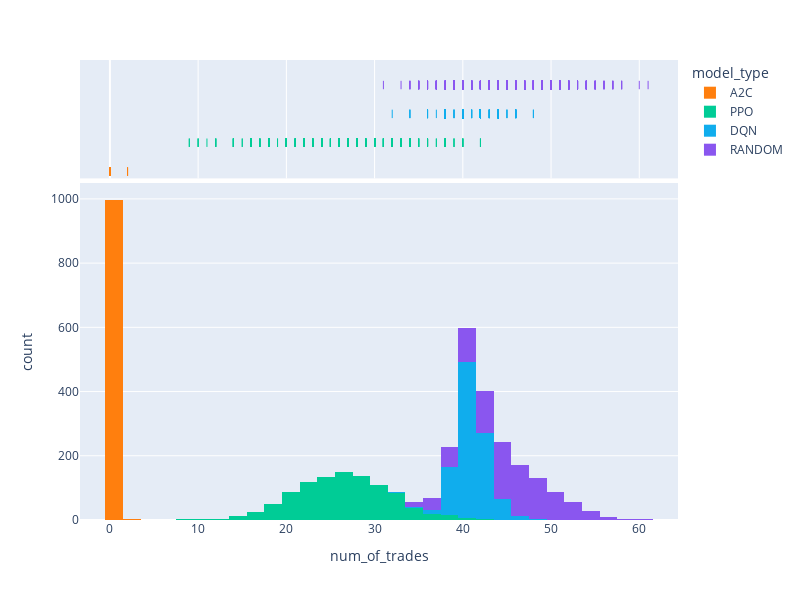

The cell this chart's notebook holds for it:
### Code cell
fig = px.histogram(df_simulation_results, x="num_of_trades", color="model_type", color_discrete_sequence=[ "#FF7F0E", "#00CC96", "#10aded", "#8A56EF"],  width=800, height=600, marginal="rug", # can be `box`, `violin`
                         hover_data=['total_reward_cash','fmt_total_profit_percentage', 'num_of_trades', 'sim_id'])
fig.show()

### Figure 1 — Plotly figure (JSON) as saved in the notebook; plotly's stock layout.template omitted (floating-point values rounded to 4 significant figures; data arrays with more than 128 entries replaced by an {"elided": "..."} marker saying what was removed)
{"data": [{"alignmentgroup": "True", "bingroup": "x", "hovertemplate": "model_type=A2C<br>num_of_trades=%{x}<br>count=%{y}<extra></extra>", "legendgroup": "A2C", "marker": {"color": "#FF7F0E", "pattern": {"shape": ""}}, "name": "A2C", "offsetgroup": "A2C", "orientation": "v", "showlegend": true, "type": "histogram", "x": {"elided": "1000 int values"}, "xaxis": "x", "yaxis": "y"}, {"alignmentgroup": "True", "boxpoints": "all", "customdata": {"elided": "1000x3 float values"}, "fillcolor": "rgba(255,255,255,0)", "hoveron": "points", "hovertemplate": "model_type=A2C<br>num_of_trades=%{x}<br>total_reward_cash=%{customdata[0]}<br>fmt_total_profit_percentage=%{customdata[1]}<br>sim_id=%{customdata[2]}<extra></extra>", "jitter": 0, "legendgroup": "A2C", "line": {"color": "rgba(255,255,255,0)"}, "marker": {"color": "#FF7F0E", "symbol": "line-ns-open"}, "name": "A2C", "offsetgroup": "A2C", "showlegend": false, "type": "box", "x": {"elided": "1000 int values"}, "xaxis": "x2", "yaxis": "y2"}, {"alignmentgroup": "True", "bingroup": "x", "hovertemplate": "model_type=PPO<br>num_of_trades=%{x}<br>count=%{y}<extra></extra>", "legendgroup": "PPO", "marker": {"color": "#00CC96", "pattern": {"shape": ""}}, "name": "PPO", "offsetgroup": "PPO", "orientation": "v", "showlegend": true, "type": "histogram", "x": {"elided": "1000 int values"}, "xaxis": "x", "yaxis": "y"}, {"alignmentgroup": "True", "boxpoints": "all", "customdata": {"elided": "1000x3 float values"}, "fillcolor": "rgba(255,255,255,0)", "hoveron": "points", "hovertemplate": "model_type=PPO<br>num_of_trades=%{x}<br>total_reward_cash=%{customdata[0]}<br>fmt_total_profit_percentage=%{customdata[1]}<br>sim_id=%{customdata[2]}<extra></extra>", "jitter": 0, "legendgroup": "PPO", "line": {"color": "rgba(255,255,255,0)"}, "marker": {"color": "#00CC96", "symbol": "line-ns-open"}, "name": "PPO", "offsetgroup": "PPO", "showlegend": false, "type": "box", "x": {"elided": "1000 int values"}, "xaxis": "x2", "yaxis": "y2"}, {"alignmentgroup": "True", "bingroup": "x", "hovertemplate": "model_type=DQN<br>num_of_trades=%{x}<br>count=%{y}<extra></extra>", "legendgroup": "DQN", "marker": {"color": "#10aded", "pattern": {"shape": ""}}, "name": "DQN", "offsetgroup": "DQN", "orientation": "v", "showlegend": true, "type": "histogram", "x": {"elided": "1000 int values"}, "xaxis": "x", "yaxis": "y"}, {"alignmentgroup": "True", "boxpoints": "all", "customdata": {"elided": "1000x3 float values"}, "fillcolor": "rgba(255,255,255,0)", "hoveron": "points", "hovertemplate": "model_type=DQN<br>num_of_trades=%{x}<br>total_reward_cash=%{customdata[0]}<br>fmt_total_profit_percentage=%{customdata[1]}<br>sim_id=%{customdata[2]}<extra></extra>", "jitter": 0, "legendgroup": "DQN", "line": {"color": "rgba(255,255,255,0)"}, "marker": {"color": "#10aded", "symbol": "line-ns-open"}, "name": "DQN", "offsetgroup": "DQN", "showlegend": false, "type": "box", "x": {"elided": "1000 int values"}, "xaxis": "x2", "yaxis": "y2"}, {"alignmentgroup": "True", "bingroup": "x", "hovertemplate": "model_type=RANDOM<br>num_of_trades=%{x}<br>count=%{y}<extra></extra>", "legendgroup": "RANDOM", "marker": {"color": "#8A56EF", "pattern": {"shape": ""}}, "name": "RANDOM", "offsetgroup": "RANDOM", "orientation": "v", "showlegend": true, "type": "histogram", "x": {"elided": "1000 int values"}, "xaxis": "x", "yaxis": "y"}, {"alignmentgroup": "True", "boxpoints": "all", "customdata": {"elided": "1000x3 float values"}, "fillcolor": "rgba(255,255,255,0)", "hoveron": "points", "hovertemplate": "model_type=RANDOM<br>num_of_trades=%{x}<br>total_reward_cash=%{customdata[0]}<br>fmt_total_profit_percentage=%{customdata[1]}<br>sim_id=%{customdata[2]}<extra></extra>", "jitter": 0, "legendgroup": "RANDOM", "line": {"color": "rgba(255,255,255,0)"}, "marker": {"color": "#8A56EF", "symbol": "line-ns-open"}, "name": "RANDOM", "offsetgroup": "RANDOM", "showlegend": false, "type": "box", "x": {"elided": "1000 int values"}, "xaxis": "x2", "yaxis": "y2"}], "layout": {"barmode": "relative", "height": 600, "legend": {"title": {"text": "model_type"}, "tracegroupgap": 0}, "margin": {"t": 60}, "width": 800, "xaxis": {"anchor": "y", "domain": [0, 1], "title": {"text": "num_of_trades"}}, "xaxis2": {"anchor": "y2", "domain": [0, 1], "matches": "x", "showgrid": true, "showticklabels": false}, "yaxis": {"anchor": "x", "domain": [0, 0.7326], "title": {"text": "count"}}, "yaxis2": {"anchor": "x2", "domain": [0.7426, 1], "matches": "y2", "showgrid": false, "showline": false, "showticklabels": false, "ticks": ""}}}
